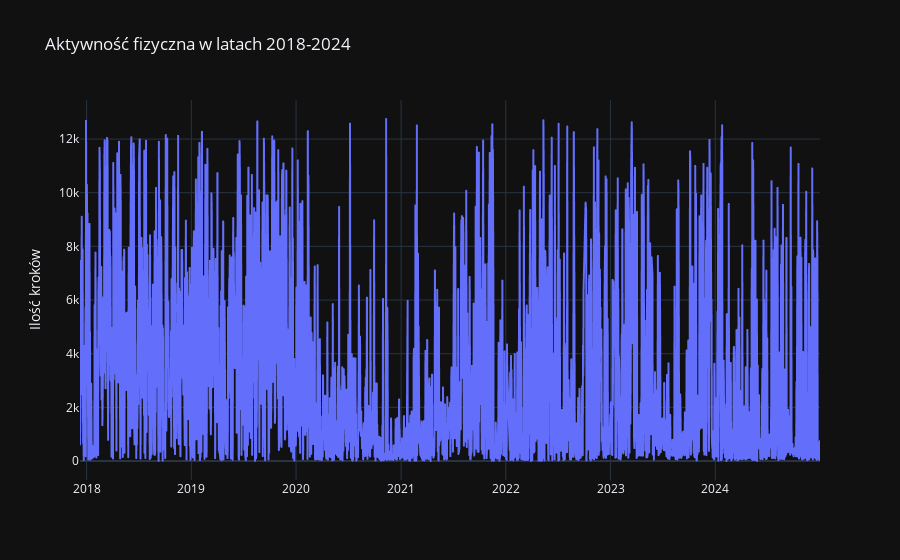

Write notebook code for a chart like this one.
### Markdown cell above
## Analiza szeregu czasowego
---

### Code cell
fig = px.line(df, y='value', x='date', title="Aktywność fizyczna w latach 2018-2024", labels={'value': 'Ilość kroków', 'date':''})
fig.show()

### Figure 1 — Plotly figure (JSON) as saved in the notebook; plotly's stock layout.template omitted (floating-point values rounded to 4 significant figures; data arrays with more than 128 entries replaced by an {"elided": "..."} marker saying what was removed)
{"data": [{"hovertemplate": "=%{x}<br>Ilość kroków=%{y}<extra></extra>", "legendgroup": "", "line": {"color": "#636efa", "dash": "solid"}, "marker": {"symbol": "circle"}, "mode": "lines", "name": "", "showlegend": false, "type": "scattergl", "x": {"elided": "2580 str values"}, "xaxis": "x", "y": {"elided": "2580 float values"}, "yaxis": "y"}], "layout": {"legend": {"tracegroupgap": 0}, "title": {"text": "Aktywność fizyczna w latach 2018-2024"}, "xaxis": {"anchor": "y", "domain": [0, 1], "title": {"text": ""}}, "yaxis": {"anchor": "x", "domain": [0, 1], "title": {"text": "Ilość kroków"}}}}
